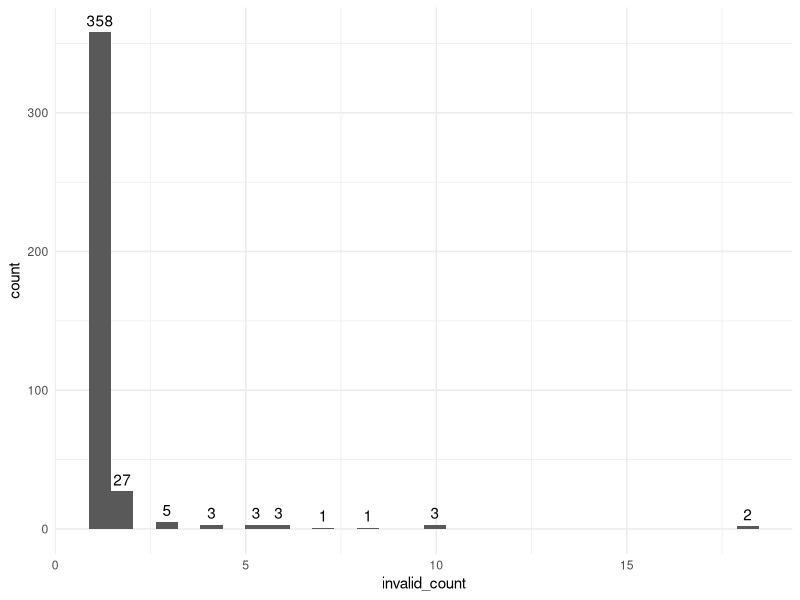

Generate this figure with R:
## ---- chunk 1
library(tidyverse)
library(lubridate)
library(patchwork)
library(caret)
library(GGally)
library(nlme)
library(lme4)
library(stringr)
knitr::opts_chunk$set(echo = TRUE, message = F, warning = F)
theme_set(theme_minimal() + theme(legend.position = "bottom") + theme(plot.title = element_text(hjust = 0.5)))
## ---- chunk 2
m2_df = 
  read_csv("./data/m2_df.csv") %>% 
  select(-1)
## ---- chunk 3
# Dependent variable
invalid_dep = 
  m2_df %>% 
  filter(B3TCOMPZ3 == 8 | B3TEMZ3 == 8 | B3TEFZ3 == 8) %>% 
  pull(M2ID)

tibble(
  B3TCOMPZ3 = as.numeric(count(m2_df[m2_df$B3TCOMPZ3 == 8,])),
  B3TEMZ3 = as.numeric(count(m2_df[m2_df$B3TEMZ3 == 8,])),
  B3TEFZ3 = as.numeric(count(m2_df[m2_df$B3TEFZ3 == 8,]))
) %>% 
  knitr::kable(caption = "Invalid counts - Dependent Variable")

# CTQ scores
invalid_ctq = 
  m2_df %>% 
  filter(B4QCT_SA == 98 | B4QCT_EN == 98 | B4QCT_MD == 8 | B4QCT_PN == 98 | B4QCT_EA == 98 | B4QCT_PA == 98) %>% 
  pull(M2ID)

tibble(
  B4QCT_SA = as.numeric(count(m2_df[m2_df$B4QCT_SA == 98,])),
  B4QCT_EN = as.numeric(count(m2_df[m2_df$B4QCT_EN == 98,])),
  B4QCT_MD = as.numeric(count(m2_df[m2_df$B4QCT_MD == 8,])),
  B4QCT_PN = as.numeric(count(m2_df[m2_df$B4QCT_PN == 98,])),
  B4QCT_EA = as.numeric(count(m2_df[m2_df$B4QCT_EA == 98,])),
  B4QCT_PA = as.numeric(count(m2_df[m2_df$B4QCT_PA == 98,]))
)%>% 
  knitr::kable(caption = "Invalid counts - CTQ scores")


# Covariates
# B1SA11W no invalid, 
invalid_cov = 
  m2_df %>% 
  filter(B1PTSEI == 999 | B4HMETMW == 99998 | B1PB1 == 97 | B1PF7A >= 7 | B1SA62A == 8 | B1SA62B == 8 | B1SA62C == 8 | B1SA62D == 8 | B1SA62E == 8 | B1SA62F == 8 | B1SA62G == 8 | B1SA62H == 8 | B1SA62I == 8 | B1SA62J == 8) %>%
  pull(M2ID)

tibble(
  B1PTSEI = as.numeric(count(m2_df[m2_df$B1PTSEI == 999,])),
  B4HMETMW = as.numeric(count(m2_df[m2_df$B4HMETMW == 99998,])),
  B1PB1 = as.numeric(count(m2_df[m2_df$B1PB1 == 97,])),
  B1PF7A = as.numeric(count(m2_df[m2_df$B1PF7A >= 7,])),
  B1SA62A = as.numeric(count(m2_df[m2_df$B1SA62A == 8,])),
  B1SA62B = as.numeric(count(m2_df[m2_df$B1SA62B == 8,])),
  B1SA62C = as.numeric(count(m2_df[m2_df$B1SA62C == 8,])),
  B1SA62D = as.numeric(count(m2_df[m2_df$B1SA62D == 8,])),
  B1SA62E = as.numeric(count(m2_df[m2_df$B1SA62E == 8,])),
  B1SA62F = as.numeric(count(m2_df[m2_df$B1SA62F == 8,])),
  B1SA62G = as.numeric(count(m2_df[m2_df$B1SA62G == 8,])),
  B1SA62H = as.numeric(count(m2_df[m2_df$B1SA62H == 8,])),
  B1SA62I = as.numeric(count(m2_df[m2_df$B1SA62I == 8,])),
  B1SA62J = as.numeric(count(m2_df[m2_df$B1SA62J == 8,]))
)%>% 
  knitr::kable(caption = "Invalid counts - Covariates")

# Resilience factor part 1
invalid_res_1 = 
  m2_df %>% 
  filter(B1SPWBA2 == 98 | B1SPWBE2 == 98 | B1SPWBG2 == 98 | B1SPWBR2 == 98 | B1SPWBU2 == 98 | B1SPWBS2 == 98) %>% 
  pull(M2ID)


tibble(
  B1SPWBA2 = as.numeric(count(m2_df[m2_df$B1SPWBA2 == 98,])),
  B1SPWBE2 = as.numeric(count(m2_df[m2_df$B1SPWBE2 == 98,])),
  B1SPWBG2 = as.numeric(count(m2_df[m2_df$B1SPWBG2 == 98,])),
  B1SPWBR2 = as.numeric(count(m2_df[m2_df$B1SPWBR2 == 98,])),
  B1SPWBU2 = as.numeric(count(m2_df[m2_df$B1SPWBU2 == 98,])),
  B1SPWBS2 = as.numeric(count(m2_df[m2_df$B1SPWBS2 == 98,])),
) %>% 
  knitr::kable(caption = "Invalid counts - Resilience Factor Part 1")

# Resilience factor part 2
# B1SINTER, B1SINDEP both have two missing values (national and milwaukee samples has different criteria??)
invalid_res_2 = 
  m2_df %>% 
  filter(B1SMASTE == 8 | B1SCONST == 8 | B1SCTRL == 8 | B1SESTEE == 98 | B1SINTER == 8 
         | B1SINTER == 98 |B1SINDEP == 8 | B1SINDEP == 98 | B1SAGENC == 8 | B1SAGREE == 8 | 
           B1SEXTRA == 8 | B1SNEURO == 8 | B1SCONS1 == 8 ) %>% 
  pull(M2ID)

tibble(
  B1SMASTE = as.numeric(count(m2_df[m2_df$B1SMASTE == 8,])),
  B1SCONST = as.numeric(count(m2_df[m2_df$B1SCONST == 8,])),
  B1SCTRL = as.numeric(count(m2_df[m2_df$B1SCTRL == 8,])),
  B1SESTEE = as.numeric(count(m2_df[m2_df$B1SESTEE == 98,])),
  B1SINTER = as.numeric(count(m2_df[m2_df$B1SINTER == 8,])),
  BASINTER = as.numeric(count(m2_df[m2_df$B1SINTER == 98,])),
  B1SINDEP = as.numeric(count(m2_df[m2_df$B1SINDEP == 8,])),
  BASINDEP = as.numeric(count(m2_df[m2_df$B1SINDEP == 98,])),
  B1SAGENC = as.numeric(count(m2_df[m2_df$B1SAGENC == 8,])),
  B1SAGREE = as.numeric(count(m2_df[m2_df$B1SAGREE == 8,])),
  B1SEXTRA = as.numeric(count(m2_df[m2_df$B1SEXTRA == 8,])),
  B1SNEURO = as.numeric(count(m2_df[m2_df$B1SNEURO == 8,])),
  B1SCONS1 = as.numeric(count(m2_df[m2_df$B1SCONS1 == 8,]))
) %>% 
  knitr::kable(caption = "Invalid counts - Resilience Factor Part 2")

## ---- chunk 4
# total number of subjects who have at least one invalid entry
invalid_all = c(invalid_dep, invalid_ctq, invalid_cov, invalid_res_1, invalid_res_2)
## ---- chunk 5
# further investigation
table(invalid_all) %>% 
  as.tibble() %>% 
  arrange(desc(n))
## ---- chunk 6
m2_df_copy = m2_df
m2_df_invalid = 
  m2_df_copy %>% 
  mutate(B3TCOMPZ3_ = ifelse(B3TCOMPZ3 == 8, 1, 0),
         B3TEMZ3_ = ifelse(B3TEMZ3 == 8, 1, 0),
         B3TEFZ3_ = ifelse(B3TEFZ3 == 8, 1, 0),
         B4QCT_SA_ = ifelse(B4QCT_SA == 98, 1, 0),
         B4QCT_EN_ = ifelse(B4QCT_EN == 98, 1, 0),
         B4QCT_MD_ = ifelse(B4QCT_MD == 8, 1, 0),
         B4QCT_PN_ = ifelse(B4QCT_PN == 98, 1, 0),
         B4QCT_EA_ = ifelse(B4QCT_EA == 98, 1, 0),
         B4QCT_PA_ = ifelse(B4QCT_PA == 98, 1, 0),
         B1PTSEI_ = ifelse(B1PTSEI == 999, 1, 0),
         B4HMETMW_ = ifelse(B4HMETMW == 99998, 1, 0),
         B1PB1_ = ifelse(B1PB1 == 97, 1, 0),
         B1PF7A_ = ifelse(B1PF7A >= 7, 1, 0),
         B1SA62A_ = ifelse(B1SA62A == 8, 1, 0),
         B1SA62B_ = ifelse(B1SA62B == 8, 1, 0),
         B1SA62C_ = ifelse(B1SA62C == 8, 1, 0),
         B1SA62D_ = ifelse(B1SA62D == 8, 1, 0),
         B1SA62E_ = ifelse(B1SA62E == 8, 1, 0),
         B1SA62F_ = ifelse(B1SA62F == 8, 1, 0),
         B1SA62G_ = ifelse(B1SA62G == 8, 1, 0),
         B1SA62H_ = ifelse(B1SA62H == 8, 1, 0),
         B1SA62I_ = ifelse(B1SA62I == 8, 1, 0),
         B1SA62J_ = ifelse(B1SA62J == 8, 1, 0),
         B1SPWBA2_ = ifelse(B1SPWBA2 == 98, 1, 0),
         B1SPWBE2_ = ifelse(B1SPWBE2 == 98, 1, 0),
         B1SPWBG2_ = ifelse(B1SPWBG2 == 98, 1, 0),
         B1SPWBR2_ = ifelse(B1SPWBR2 == 98, 1, 0),
         B1SPWBU2_ = ifelse(B1SPWBU2 == 98, 1, 0),
         B1SPWBS2_ = ifelse(B1SPWBS2 == 98, 1, 0),
         B1SMASTE_ = ifelse(B1SMASTE == 8, 1, 0),
         B1SCONST_ = ifelse(B1SCONST == 8, 1, 0),
         B1SCTRL_ = ifelse(B1SCTRL == 8, 1, 0),
         B1SESTEE_ = ifelse(B1SESTEE == 98, 1, 0),
         B1SINTER_ = ifelse(B1SINTER == 8, 1, 0),
         BASINTER_ = ifelse(B1SINTER == 98, 1, 0),
         B1SINDEP_ = ifelse(B1SINDEP == 8, 1, 0),
         BASINDEP_ = ifelse(B1SINDEP == 98, 1, 0),
         B1SAGENC_ = ifelse(B1SAGENC == 8, 1, 0),
         B1SAGREE_ = ifelse(B1SAGREE == 8, 1, 0),
         B1SEXTRA_ = ifelse(B1SEXTRA == 8, 1, 0),
         B1SNEURO_ = ifelse(B1SNEURO == 8, 1, 0),
         B1SCONS1_ = ifelse(B1SCONS1 == 8, 1, 0),
         invalid_ind = NA) %>% 
  select(-c(2:60)) %>% 
  select(M2ID, invalid_ind, everything()) %>% 
  rename_at(.vars = vars(ends_with("_")),
            .funs = funs(sub("_$", "", .)))

invalid_var = function(obs){
  invalid_str = ""
  for (i in 3:44){
    cell = as.numeric(obs[i])
    if(cell == 1){
      invalid_str = paste0(invalid_str, colnames(obs)[i], sep = ", ")
    }
  }
  return(invalid_str)
}

for (i in 1:1145){
  obs = m2_df_invalid[i,]
  invalid_str = invalid_var(obs)
  m2_df_invalid[i,2] = invalid_str
}
invalid_full = 
  m2_df_invalid %>% 
  select(M2ID, invalid_ind) %>% 
  filter(!invalid_ind == "") %>% 
  mutate(invalid_count = str_count(invalid_ind, pattern = ","))

invalid_full %>% 
  group_by(invalid_count) %>% 
  summarize(n = n()) %>% 
  knitr::kable()

invalid_full %>% 
  ggplot(aes(x = invalid_count))+
  geom_histogram() +
  stat_bin(aes(y=..count.., label=ifelse(..count..== 0,"",..count..)), geom="text", vjust= -0.5)
## ---- chunk 7
m2_df %>% 
  filter(B1PTSEI == 999) %>% 
  select(M2ID, M2FAMNUM, B1PTSEI, B1PTSEIS) %>% 
  mutate(nul = ifelse(B1PTSEIS == 999, 1, 0)) %>% 
  group_by(nul) %>% 
  summarize(n = n())
## ---- chunk 8
# if use the above-mentioned imputation
m2_df_tend = m2_df # new dataset to prevent data contamination

with_sps = 
  m2_df %>% 
  filter(B1PTSEI == 999) %>% 
  select(M2ID, M2FAMNUM, B1PTSEI, B1PTSEIS) %>% 
  filter(B1PTSEIS != 999) %>% 
  pull(M2ID)
m2_df_tend[m2_df_tend$M2ID %in% with_sps, which(colnames(m2_df_tend) == "B1PTSEI")] = m2_df_tend[m2_df_tend$M2ID %in% with_sps, which(colnames(m2_df_tend) == "B1PTSEIS")]

# without spouse people, impute with subgroups - sex, education, race
wo_sps = 
  m2_df %>% 
  filter(B1PTSEI == 999) %>% 
  select(M2ID, M2FAMNUM, B1PTSEI, B1PTSEIS) %>% 
  filter(B1PTSEIS == 999) %>% 
  pull(M2ID)
  
# function for imputation
impute = function(obs){
  sex = as.numeric(obs[9])
  edu = as.numeric(obs[11])
  race = as.numeric(obs[10])
  sub_mean = m2_df_tend %>% 
    filter(B1PRSEX == sex & B1PB1 == edu & B1PF7A == race & B1PTSEI != 999) %>% 
    pull(B1PTSEI) %>% 
    mean()
  return(sub_mean)
}

# begin row-by-row imputation
for (id in wo_sps){
  obs = m2_df_tend[m2_df_tend$M2ID == id, ]
  sub_mean = impute(obs)
  m2_df_tend[m2_df_tend$M2ID == id, which(colnames(m2_df_tend) == "B1PTSEI")] = sub_mean
}
## ---- chunk 9
m2_df
## ---- chunk 10
# use the above mentioned method, first fit a linear model
m2_df_lm = m2_df %>% 
  select(B1PTSEI, B1PAGE_M2, B1PB1) %>% 
  filter(B1PTSEI != 999 & B1PB1 != 97)
lm_ses = lm(B1PTSEI ~ B1PB1, data = m2_df_lm)
## ---- chunk 11
m2_df %>% 
  filter(B1PTSEI == 999 & B1PB1 == 97)
## ---- chunk 12
# if use the above-mentioned imputation
m2_df_tend = m2_df # new dataset to prevent data contamination, will merge to m2_df if method approved

m2_pred_id = m2_df_tend %>% 
  filter(B1PTSEI == 999) %>% 
  filter(!M2ID == 13166) %>% 
  pull(M2ID)

for (i in m2_pred_id){
  edu = m2_df_tend[m2_df_tend$M2ID == i, which(colnames(m2_df_tend) == "B1PB1")]
  pred_ses = predict(lm_ses, newdata = edu)
  m2_df_tend[m2_df_tend$M2ID == i, which(colnames(m2_df_tend) == "B1PTSEI")] = pred_ses
}
## ---- chunk 13
lm_ses_age = lm(B1PTSEI ~ B1PB1 + B1PAGE_M2, data = m2_df_lm)
lm_ses_age_int = lm(B1PTSEI ~ B1PB1 + B1PAGE_M2 + B1PB1 * B1PAGE_M2, data = m2_df_lm)
anova(lm_ses, lm_ses_age) # model 1 is better 
anova(lm_ses, lm_ses_age_int) # model 1 is better 
